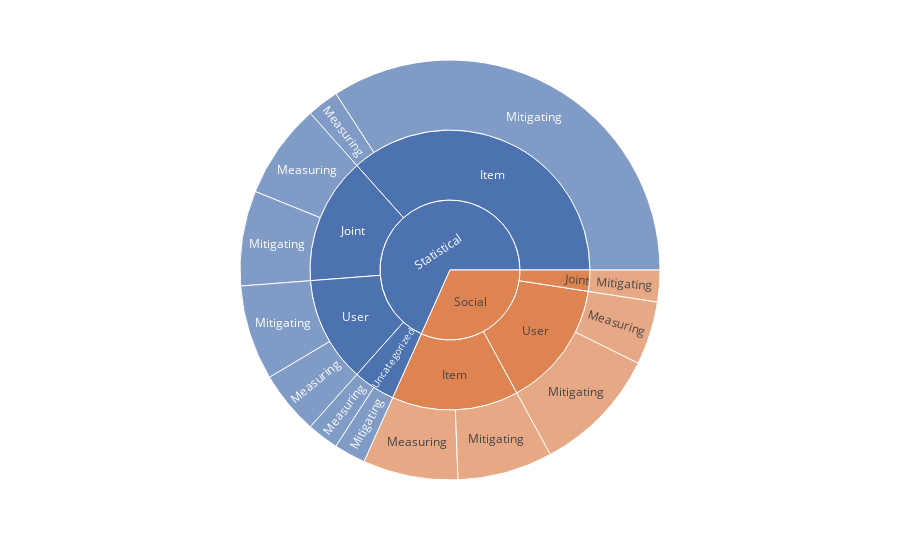
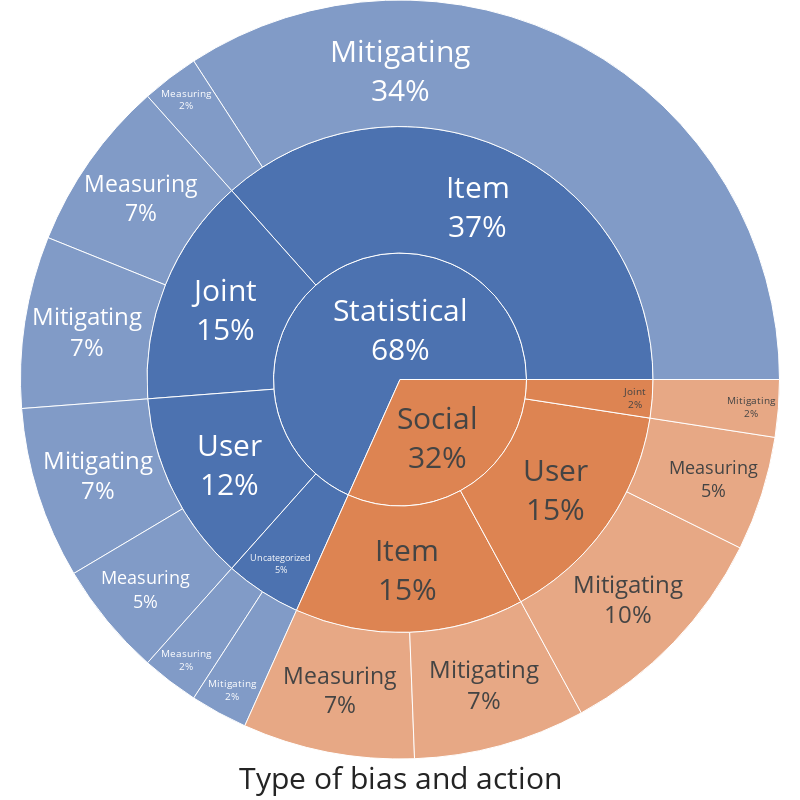

The cell these charts' notebook holds for them, in order:
### Code cell
# plotly express figure
fig = px.sunburst(result, path=["Bias_type_reput", "Bias_perspective_reput", "Action"], values='Counts')
fig.show()


# # plotly graph_objects figure
# fig =go.Figure(go.Sunburst(
#                 labels=fig1['data'][0]['labels'].tolist(),
#                 parents=fig1['data'][0]['parents'].tolist(),
#                 values = fig1['data'][0]['values'].tolist(),
#                 insidetextorientation='radial',
#                 branchvalues="total"),
                
#                 )
fig.update_layout(
    margin = dict(t=0, l=0, r=0, b=0),
)
# fig.update_layout(uniformtext=dict(minsize=1, mode='hide'),
#                    template = 'seaborn')



fig.update_layout(
    title=dict(text="Type of bias and action", font=dict(size=30), automargin=True, yref='paper', y=0)
)



fig.update_layout(
   width=800, height=800
)
fig.update_traces(hoverinfo = 'label+percent parent', textinfo = 'label+percent root')
fig.update_traces(textfont=dict(size=30))


fig.update_traces(insidetextorientation='horizontal')
fig.show()


fig.write_image(save_loc+"per_bias.png")

### Figure 1 — Plotly figure (JSON) as saved in the notebook; plotly's stock layout.template omitted (floating-point values rounded to 4 significant figures)
{"data": [{"branchvalues": "total", "domain": {"x": [0, 1], "y": [0, 1]}, "hovertemplate": "labels=%{label}<br>Counts=%{value}<br>parent=%{parent}<br>id=%{id}<extra></extra>", "ids": ["Social/Item/Measuring", "Statistical/Item/Measuring", "Statistical/Joint/Measuring", "Statistical/Uncategorized/Measuring", "Social/User/Measuring", "Statistical/User/Measuring", "Social/Item/Mitigating", "Statistical/Item/Mitigating", "Social/Joint/Mitigating", "Statistical/Joint/Mitigating", "Statistical/Uncategorized/Mitigating", "Social/User/Mitigating", "Statistical/User/Mitigating", "Social/Item", "Statistical/Item", "Statistical/Joint", "Statistical/Uncategorized", "Social/User", "Statistical/User", "Social/Joint", "Social", "Statistical"], "labels": ["Measuring", "Measuring", "Measuring", "Measuring", "Measuring", "Measuring", "Mitigating", "Mitigating", "Mitigating", "Mitigating", "Mitigating", "Mitigating", "Mitigating", "Item", "Item", "Joint", "Uncategorized", "User", "User", "Joint", "Social", "Statistical"], "name": "", "parents": ["Social/Item", "Statistical/Item", "Statistical/Joint", "Statistical/Uncategorized", "Social/User", "Statistical/User", "Social/Item", "Statistical/Item", "Social/Joint", "Statistical/Joint", "Statistical/Uncategorized", "Social/User", "Statistical/User", "Social", "Statistical", "Statistical", "Statistical", "Social", "Statistical", "Social", "", ""], "type": "sunburst", "values": [3.0, 1.0, 3.0, 1.0, 2.0, 2.0, 3.0, 14.0, 1.0, 3.0, 1.0, 4.0, 3.0, 6.0, 15.0, 6.0, 2.0, 6.0, 5.0, 1.0, 13.0, 28.0]}], "layout": {"legend": {"tracegroupgap": 0}, "margin": {"t": 60}}}

### Figure 2 — Plotly figure (JSON) as saved in the notebook; plotly's stock layout.template omitted (floating-point values rounded to 4 significant figures)
{"data": [{"branchvalues": "total", "domain": {"x": [0, 1], "y": [0, 1]}, "hoverinfo": "label+percent parent", "hovertemplate": "labels=%{label}<br>Counts=%{value}<br>parent=%{parent}<br>id=%{id}<extra></extra>", "ids": ["Social/Item/Measuring", "Statistical/Item/Measuring", "Statistical/Joint/Measuring", "Statistical/Uncategorized/Measuring", "Social/User/Measuring", "Statistical/User/Measuring", "Social/Item/Mitigating", "Statistical/Item/Mitigating", "Social/Joint/Mitigating", "Statistical/Joint/Mitigating", "Statistical/Uncategorized/Mitigating", "Social/User/Mitigating", "Statistical/User/Mitigating", "Social/Item", "Statistical/Item", "Statistical/Joint", "Statistical/Uncategorized", "Social/User", "Statistical/User", "Social/Joint", "Social", "Statistical"], "insidetextorientation": "horizontal", "labels": ["Measuring", "Measuring", "Measuring", "Measuring", "Measuring", "Measuring", "Mitigating", "Mitigating", "Mitigating", "Mitigating", "Mitigating", "Mitigating", "Mitigating", "Item", "Item", "Joint", "Uncategorized", "User", "User", "Joint", "Social", "Statistical"], "name": "", "parents": ["Social/Item", "Statistical/Item", "Statistical/Joint", "Statistical/Uncategorized", "Social/User", "Statistical/User", "Social/Item", "Statistical/Item", "Social/Joint", "Statistical/Joint", "Statistical/Uncategorized", "Social/User", "Statistical/User", "Social", "Statistical", "Statistical", "Statistical", "Social", "Statistical", "Social", "", ""], "textfont": {"size": 30}, "textinfo": "label+percent root", "type": "sunburst", "values": [3.0, 1.0, 3.0, 1.0, 2.0, 2.0, 3.0, 14.0, 1.0, 3.0, 1.0, 4.0, 3.0, 6.0, 15.0, 6.0, 2.0, 6.0, 5.0, 1.0, 13.0, 28.0]}], "layout": {"height": 800, "legend": {"tracegroupgap": 0}, "margin": {"b": 0, "l": 0, "r": 0, "t": 0}, "title": {"automargin": true, "font": {"size": 30}, "text": "Type of bias and action", "y": 0, "yref": "paper"}, "width": 800}}
